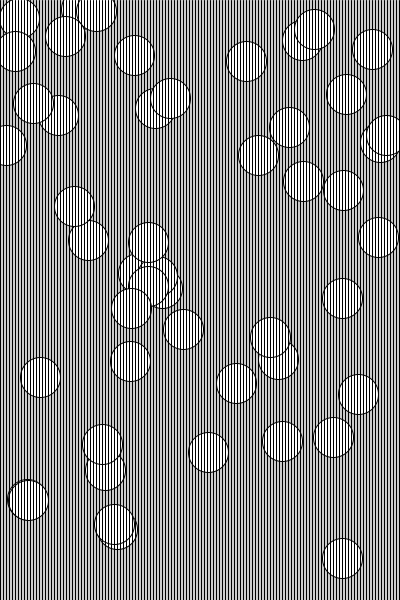
Frame 1 (no input)
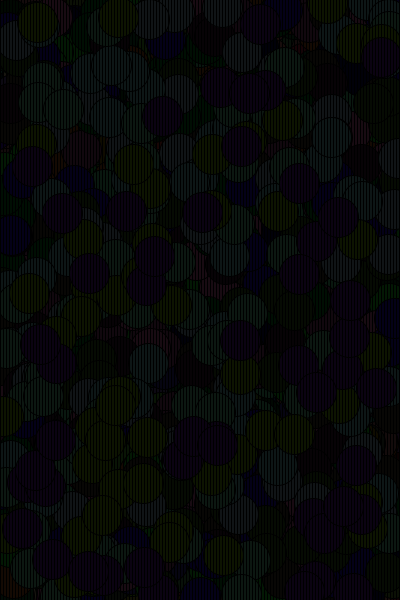
Frame 60 (the mouse pressed at the canvas centre just before this capture)
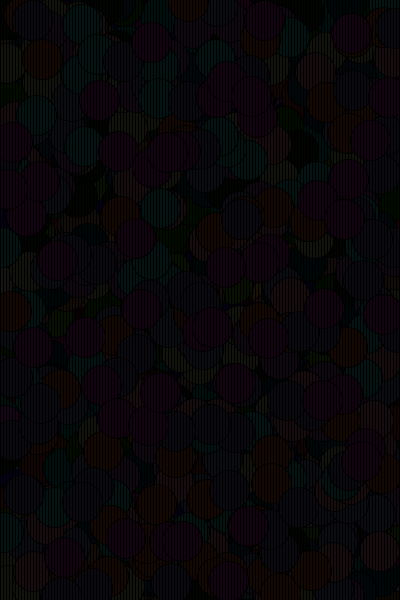
Frame 120 (the mouse held since frame 60 and released just before this capture)

The Processing sketch that drew these frames (run headless with seeded random() and noise(); from frame 60 on, the mouse is pressed at the canvas centre):

// Processing sketch: processing_72555
// ── processing_72555.pde

void setup() {
  size(400, 600);
}
void draw() {
 // background (255);

  for (int counter =1; counter < 50; counter = counter +1 ) {
    ellipse(random(width), random(height), 40, 40);
    //counter = number of~ 
    //for = for loops
  }
  for (int line_x= 0; line_x<height; line_x+=3) {
 fill(random(25), random(25), random(25));
    line(line_x, 0, line_x, height);
  }
}
